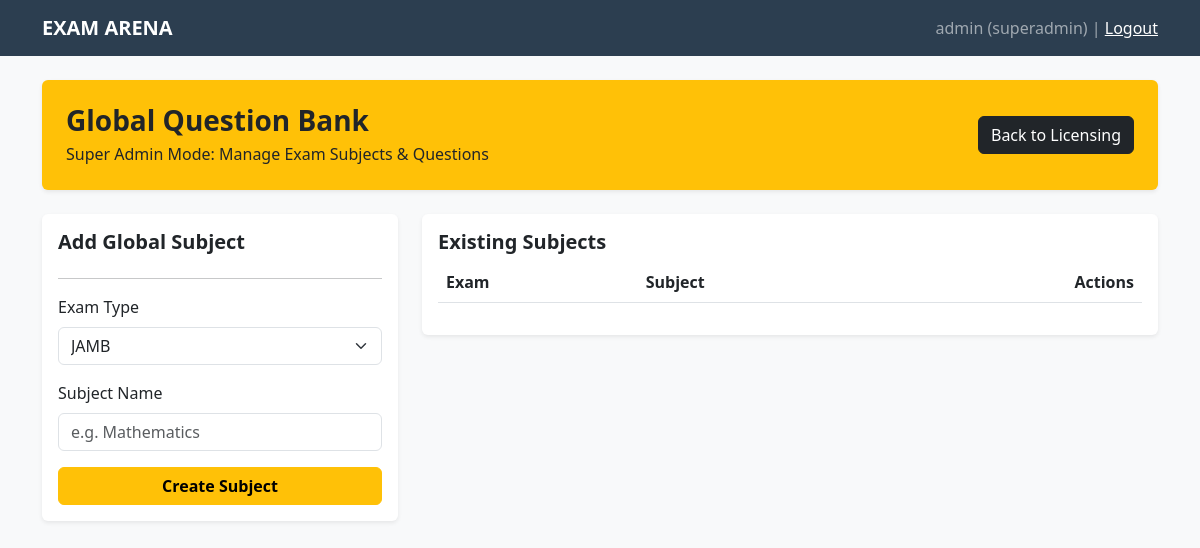
Page /admin/ (signed in) on the earlier database version.
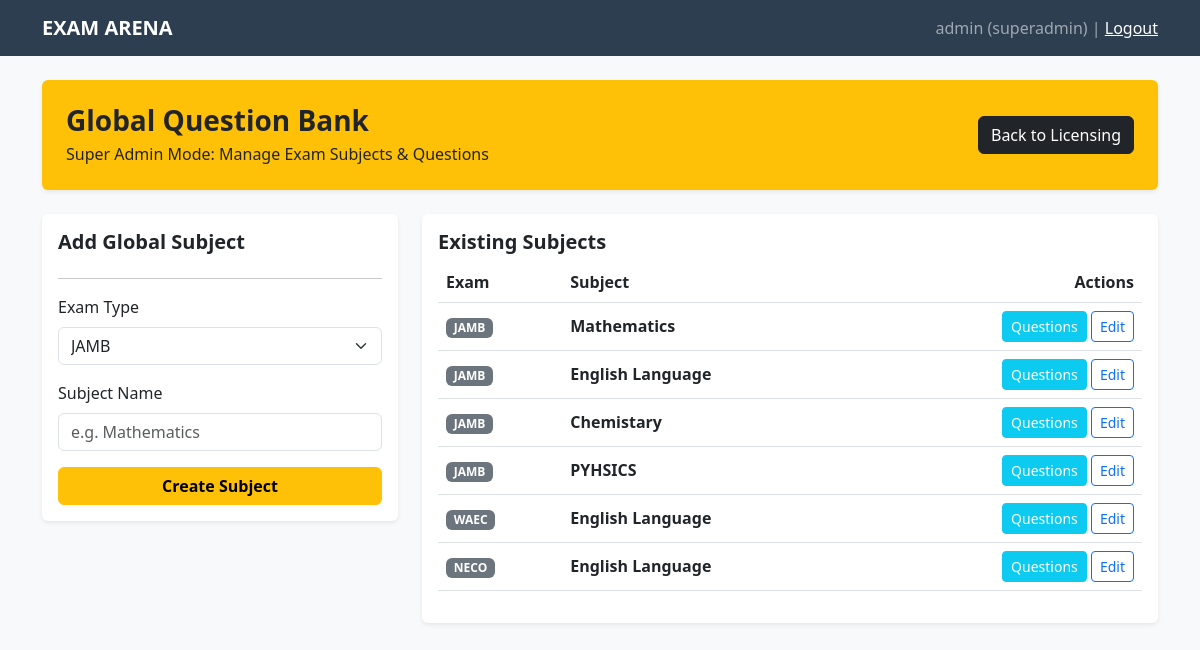
Same page on the later database version.
### src/app/models.py (models this page shows, shortened)
class User(db.Model):
    id = db.Column(db.Integer, primary_key=True)
    username = db.Column(db.String(80), unique=True, nullable=False)
    password_hash = db.Column(db.String(128))
    role = db.Column(db.String(20), default='student') # superadmin, centeradmin, student
    center_id = db.Column(db.Integer, db.ForeignKey('center.id'), nullable=True)
    is_writing = db.Column(db.Boolean, default=False)
    last_login = db.Column(db.DateTime)

class Subject(db.Model):
    id = db.Column(db.Integer, primary_key=True)
    name = db.Column(db.String(100), nullable=False)
    exam_id = db.Column(db.Integer, db.ForeignKey('exam.id'))
    questions = db.relationship('Question', backref='subject', lazy=True)

class Exam(db.Model):
    id = db.Column(db.Integer, primary_key=True)
    name = db.Column(db.String(100), nullable=False) # JAMB, WAEC, NECO
    duration_minutes = db.Column(db.Integer, default=60)
    required_subjects = db.Column(db.Integer, default=1) # JAMB=4, others=1
    subjects = db.relationship('Subject', backref='exam', lazy=True)

### src/app/controllers/admin.py (the view, shortened to what this page needs)
@bp.route('/', methods=['GET', 'POST'])
def index():
    if g.user.role == 'centeradmin':
        students = User.query.filter_by(center_id=g.user.center_id, role='student').all()
        return render_template('admin/center_dashboard.html', students=students)
    exams = Exam.query.all()
    subjects = Subject.query.all()
    return render_template('admin/question_bank.html', exams=exams, subjects=subjects)

### src/app/controllers/admin.py (called while the page is built)
@bp.before_request
def restrict_access():
    if not g.user:
        return redirect(url_for('auth.login'))
    if g.user.role not in ['superadmin', 'centeradmin']:
        return redirect(url_for('main.dashboard'))

### src/app/controllers/auth.py (called while the page is built)
@bp.before_app_request
def load_logged_in_user():
    user_id = session.get('user_id')
    if user_id is None:
        g.user = None
    else:
        g.user = User.query.get(user_id)

### src/resources/templates/admin/question_bank.html
{% extends 'base.html' %}
{% block content %}
<div class="row">
    <div class="col-md-12 mb-4">
        <div class="card p-4 bg-warning text-dark border-0 shadow-sm">
            <div class="d-flex justify-content-between align-items-center">
                <div>
                    <h3 class="fw-bold mb-1">Global Question Bank</h3>
                    <p class="mb-0">Super Admin Mode: Manage Exam Subjects & Questions</p>
                </div>
                <a href="{{ url_for('super_admin.index') }}" class="btn btn-dark">Back to Licensing</a>
            </div>
        </div>
    </div>
    <div class="col-md-4">
        <div class="card p-3 shadow-sm">
            <h5 class="fw-bold">Add Global Subject</h5>
            <hr>
            <form action="{{ url_for('admin.index') }}" method="POST">
                <div class="mb-3">
                    <label class="form-label">Exam Type</label>
                    <select name="exam_id" class="form-select" required>
                        {% for exam in exams %}
                        <option value="{{ exam.id }}">{{ exam.name }}</option>
                        {% endfor %}
                    </select>
                </div>
                <div class="mb-3">
                    <label class="form-label">Subject Name</label>
                    <input type="text" name="subject_name" class="form-control" placeholder="e.g. Mathematics" required>
                </div>
                <button type="submit" class="btn btn-warning w-100 fw-bold">Create Subject</button>
            </form>
        </div>
    </div>
    <div class="col-md-8">
        <div class="card p-3 shadow-sm">
            <h5 class="fw-bold">Existing Subjects</h5>
            <table class="table align-middle">
                <thead>
                    <tr>
                        <th>Exam</th>
                        <th>Subject</th>
                        <th class="text-end">Actions</th>
                    </tr>
                </thead>
                <tbody>
                    {% for sub in subjects %}
                    <tr>
                        <td><span class="badge bg-secondary">{{ sub.exam.name }}</span></td>
                        <td><strong>{{ sub.name }}</strong></td>
                        <td class="text-end">
                            <a href="{{ url_for('admin.manage_questions', subject_id=sub.id) }}" class="btn btn-sm btn-info text-white">Questions</a>
                            <a href="{{ url_for('admin.edit_subject', id=sub.id) }}" class="btn btn-sm btn-outline-primary">Edit</a>
                        </td>
                    </tr>
                    {% endfor %}
                </tbody>
            </table>
        </div>
    </div>
</div>
{% endblock %}

### src/resources/templates/base.html (shortened to what this page needs)
<!DOCTYPE html>
<html lang="en">
<head>
    <link href="https://cdn.jsdelivr.net/npm/bootstrap@5.3.0/dist/css/bootstrap.min.css" rel="stylesheet">
</head>
<body>
    <nav class="navbar navbar-dark mb-4">
        <div class="container">
            <a class="navbar-brand fw-bold" href="/">EXAM ARENA</a>
            {% if g.user %}
                <span class="navbar-text">
                    {{ g.user.username }} ({{ g.user.role }}) |
                    <a href="{{ url_for('auth.logout') }}" class="text-white">Logout</a>
                </span>
            {% endif %}
        </div>
    </nav>
    <div class="container">
        {% block content %}{% endblock %}
    </div>
</body>
</html>

### src/resources/templates/base.html (style rules this page uses)
body { background-color: #f8f9fa; }
.navbar { background-color: #2c3e50; }
.card { border: none; box-shadow: 0 4px 6px rgba(0,0,0,0.1); }

Differences in the rows shown:
added Subject: exam.name "JAMB", name "Mathematics"
added Subject: exam.name "JAMB", name "English Language"
added Subject: exam.name "JAMB", name "Chemistary"
added Subject: exam.name "JAMB", name "PYHSICS"
added Subject: exam.name "WAEC", name "English Language"
added Subject: exam.name "NECO", name "English Language"
